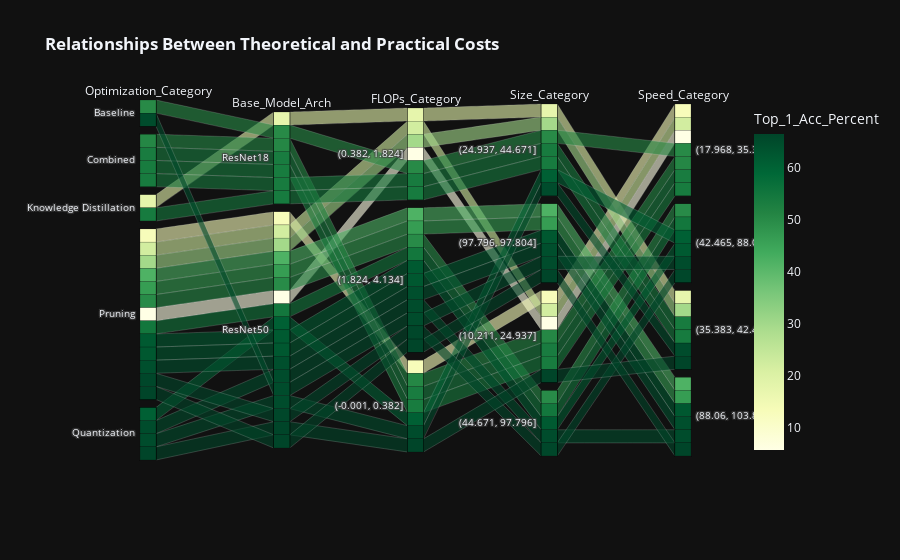

The notebook cell this image was saved under:
### Code cell
# --- Idea 5: Parallel Categories Diagram (Final Robust Version) ---

# Create a copy for this plot
para_cat_df = df.dropna(subset=[
    'flops_gmacs', 'Model_Size_MB_Disk', 'Inference_Time_ms_CPU'
]).copy()

# Bin the numerical data and immediately convert the resulting Interval objects to strings
para_cat_df['FLOPs_Category'] = pd.qcut(
    para_cat_df['flops_gmacs'],
    q=4,
    duplicates='drop'
).astype(str) # <-- FIX: Convert to string

para_cat_df['Size_Category'] = pd.qcut(
    para_cat_df['Model_Size_MB_Disk'],
    q=4,
    duplicates='drop'
).astype(str) # <-- FIX: Convert to string

para_cat_df['Speed_Category'] = pd.qcut(
    para_cat_df['Inference_Time_ms_CPU'],
    q=4,
    duplicates='drop'
).astype(str) # <-- FIX: Convert to string

# Now, create the plot
parallel_cat_fig = px.parallel_categories(
    para_cat_df,
    dimensions=['Optimization_Category', 'Base_Model_Arch', 'FLOPs_Category', 'Size_Category', 'Speed_Category'],
    color="Top_1_Acc_Percent",
    color_continuous_scale=px.colors.sequential.YlGn,
    title="<b>Relationships Between Theoretical and Practical Costs</b>",
    template='plotly_dark'
)

# Improve label readability for interval-based names
parallel_cat_fig.update_layout(
    margin=dict(l=100, r=100, t=100, b=100)
)

parallel_cat_fig.show()
parallel_cat_fig.write_html("cost_relationships_parallel_categories.html")

### Figure 1 — Plotly figure (JSON) as saved in the notebook; plotly's stock layout.template omitted (floating-point values rounded to 4 significant figures)
{"data": [{"dimensions": [{"label": "Optimization_Category", "values": ["Baseline", "Baseline", "Combined", "Combined", "Combined", "Combined", "Knowledge Distillation", "Knowledge Distillation", "Pruning", "Pruning", "Pruning", "Pruning", "Pruning", "Pruning", "Pruning", "Pruning", "Pruning", "Pruning", "Pruning", "Pruning", "Pruning", "Quantization", "Quantization", "Quantization", "Quantization"]}, {"label": "Base_Model_Arch", "values": ["ResNet18", "ResNet50", "ResNet18", "ResNet18", "ResNet18", "ResNet18", "ResNet18", "ResNet18", "ResNet50", "ResNet50", "ResNet50", "ResNet50", "ResNet50", "ResNet50", "ResNet50", "ResNet50", "ResNet50", "ResNet50", "ResNet50", "ResNet50", "ResNet50", "ResNet50", "ResNet50", "ResNet50", "ResNet50"]}, {"label": "FLOPs_Category", "values": ["(0.382, 1.824]", "(1.824, 4.134]", "(0.382, 1.824]", "(-0.001, 0.382]", "(-0.001, 0.382]", "(-0.001, 0.382]", "(0.382, 1.824]", "(0.382, 1.824]", "(1.824, 4.134]", "(1.824, 4.134]", "(0.382, 1.824]", "(-0.001, 0.382]", "(1.824, 4.134]", "(0.382, 1.824]", "(0.382, 1.824]", "(1.824, 4.134]", "(1.824, 4.134]", "(1.824, 4.134]", "(1.824, 4.134]", "(1.824, 4.134]", "(1.824, 4.134]", "(1.824, 4.134]", "(-0.001, 0.382]", "(-0.001, 0.382]", "(-0.001, 0.382]"]}, {"label": "Size_Category", "values": ["(24.937, 44.671]", "(97.796, 97.804]", "(24.937, 44.671]", "(10.211, 24.937]", "(10.211, 24.937]", "(10.211, 24.937]", "(24.937, 44.671]", "(24.937, 44.671]", "(97.796, 97.804]", "(44.671, 97.796]", "(24.937, 44.671]", "(10.211, 24.937]", "(44.671, 97.796]", "(10.211, 24.937]", "(10.211, 24.937]", "(44.671, 97.796]", "(44.671, 97.796]", "(97.796, 97.804]", "(97.796, 97.804]", "(97.796, 97.804]", "(97.796, 97.804]", "(44.671, 97.796]", "(24.937, 44.671]", "(24.937, 44.671]", "(10.211, 24.937]"]}, {"label": "Speed_Category", "values": ["(17.968, 35.383]", "(42.465, 88.06]", "(35.383, 42.465]", "(17.968, 35.383]", "(17.968, 35.383]", "(17.968, 35.383]", "(35.383, 42.465]", "(35.383, 42.465]", "(88.06, 103.823]", "(42.465, 88.06]", "(35.383, 42.465]", "(17.968, 35.383]", "(42.465, 88.06]", "(17.968, 35.383]", "(17.968, 35.383]", "(42.465, 88.06]", "(42.465, 88.06]", "(88.06, 103.823]", "(88.06, 103.823]", "(88.06, 103.823]", "(88.06, 103.823]", "(88.06, 103.823]", "(42.465, 88.06]", "(35.383, 42.465]", "(35.383, 42.465]"]}], "domain": {"x": [0, 1], "y": [0, 1]}, "line": {"color": [50.09, 64.95, 53.68, 50.78, 53.35, 53.56, 53.81, 17.64, 64.26, 49.94, 29.82, 13.08, 54.78, 22.07, 5.71, 66.06, 61.95, 46.5, 66.45, 62.4, 41.83, 64.92, 60.69, 64.98, 66.35], "coloraxis": "coloraxis"}, "name": "", "type": "parcats"}], "layout": {"coloraxis": {"colorbar": {"title": {"text": "Top_1_Acc_Percent"}}, "colorscale": [[0, "rgb(255,255,229)"], [0.125, "rgb(247,252,185)"], [0.25, "rgb(217,240,163)"], [0.375, "rgb(173,221,142)"], [0.5, "rgb(120,198,121)"], [0.625, "rgb(65,171,93)"], [0.75, "rgb(35,132,67)"], [0.875, "rgb(0,104,55)"], [1, "rgb(0,69,41)"]]}, "legend": {"tracegroupgap": 0}, "margin": {"b": 100, "l": 100, "r": 100, "t": 100}, "title": {"text": "<b>Relationships Between Theoretical and Practical Costs</b>"}}}
